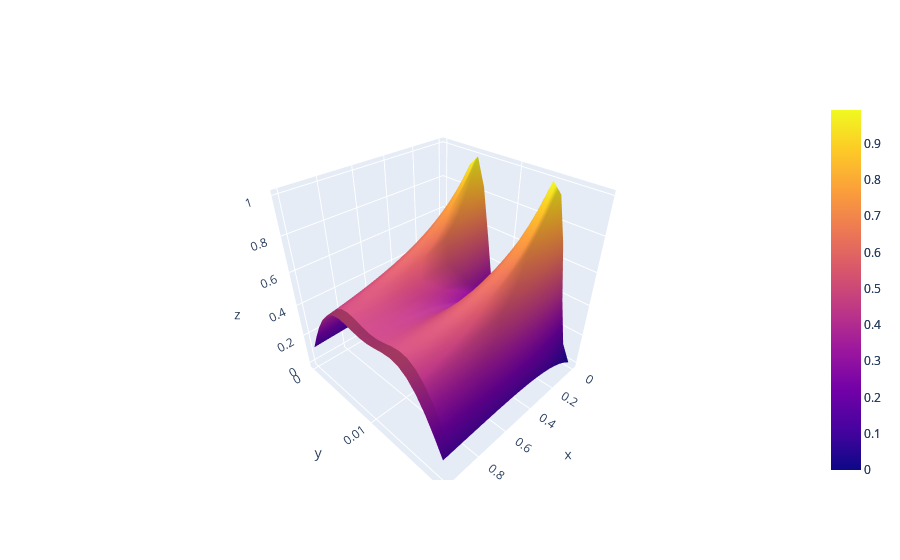

Here is the notebook cell this chart was saved with:
### Code cell
U=np.zeros((Nx,Nt))
U[:,0]=np.power(np.sin(2*np.pi*np.linspace(0,1,Nx)),2)
U[-1,0]=0
# k=0.05
k=0.001
s=(D*k)/(h**2)
A=np.diag(1+2*s*np.ones(Nx))+np.diag(-s*np.ones(Nx-1),k=1)+np.diag(-s*np.ones(Nx-1),k=-1)
A_=np.linalg.inv(A)
B=np.zeros(Nx)
B[0],B[-1]=U[0,0],U[-1,0]
for i in range(1,Nt):
    U[:,i]=np.matmul(A_,U[:,i-1]+s*B)
U
fig=go.Figure()
X=np.linspace(0,1,Nx)
T=np.linspace(0,1,Nt)
fig.add_trace(go.Surface(x=X,y=T,z=U))
#隐式解法会收敛不会爆炸

### Figure 1 — Plotly figure (JSON) as saved in the notebook; plotly's stock layout.template omitted (floating-point values rounded to 4 significant figures; data arrays with more than 128 entries replaced by an {"elided": "..."} marker saying what was removed)
{"data": [{"type": "surface", "x": [0, 0.05263, 0.1053, 0.1579, 0.2105, 0.2632, 0.3158, 0.3684, 0.4211, 0.4737, 0.5263, 0.5789, 0.6316, 0.6842, 0.7368, 0.7895, 0.8421, 0.8947, 0.9474, 1], "y": {"elided": "1000 float values"}, "z": {"elided": "20x1000 float values"}}, {"type": "surface", "x": [0, 0.05263, 0.1053, 0.1579, 0.2105, 0.2632, 0.3158, 0.3684, 0.4211, 0.4737, 0.5263, 0.5789, 0.6316, 0.6842, 0.7368, 0.7895, 0.8421, 0.8947, 0.9474, 1], "y": {"elided": "1000 float values"}, "z": {"elided": "20x1000 float values"}}], "layout": {}}
